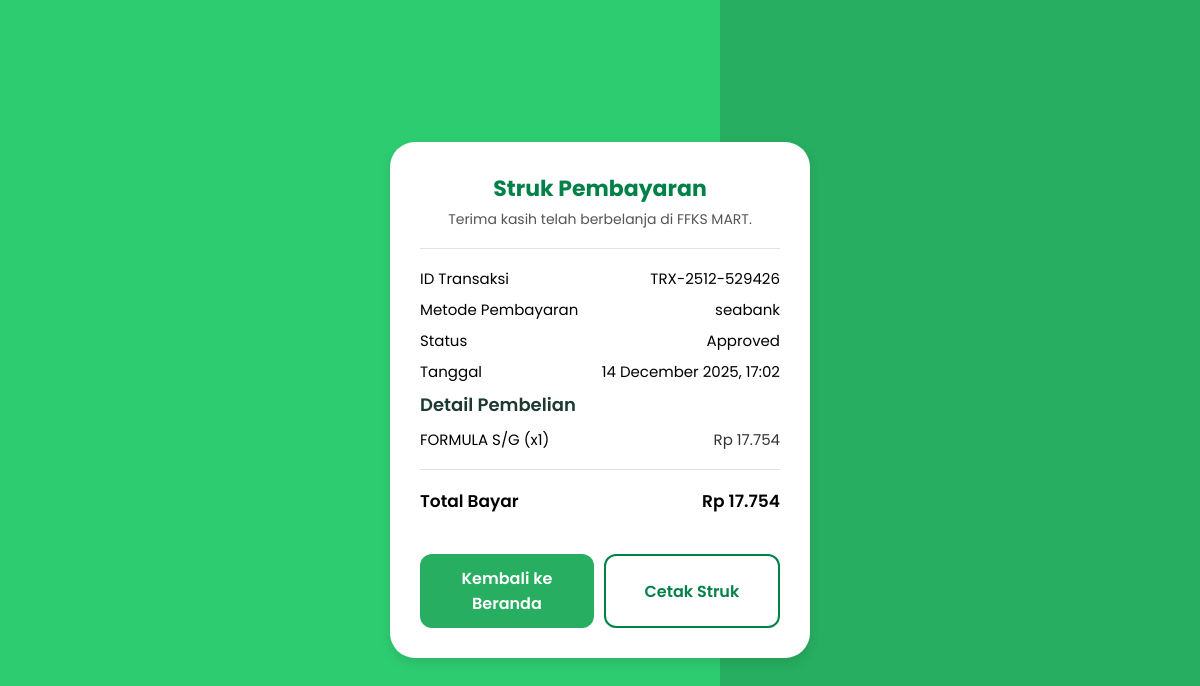
Screenshot of /struct.php?id=TRX-2512-529426 with the database file from the repository.
### tables this page shows
CREATE TABLE `transaksi` (
  `id_transaksi` varchar(20) NOT NULL,
  `id_member` varchar(10) DEFAULT NULL,
  `id_user` varchar(20) DEFAULT NULL,
  `id_admin` varchar(10) DEFAULT NULL,
  `id_metode` int(11) DEFAULT NULL,
  `tanggal_transaksi` datetime DEFAULT current_timestamp(),
  `total_belanja` decimal(10,2) DEFAULT 0.00,
  `total_diskon` decimal(10,2) DEFAULT 0.00,
  `total_bayar` decimal(10,2) DEFAULT 0.00,
  `status_pembayaran` enum('unpaid','pending','approved') NOT NULL DEFAULT 'unpaid'
);

CREATE TABLE `metode_pembayaran` (
  `id_metode` int(11) NOT NULL,
  `nama_metode` varchar(50) DEFAULT NULL
);

CREATE TABLE `detail_transaksi` (
  `id_detail` int(11) NOT NULL,
  `id_transaksi` varchar(20) DEFAULT NULL,
  `id_produk` varchar(10) DEFAULT NULL,
  `qty` int(11) DEFAULT NULL,
  `harga_satuan_saat_ini` decimal(10,2) DEFAULT NULL,
  `subtotal` decimal(10,2) DEFAULT NULL
);

CREATE TABLE `produk` (
  `id_produk` varchar(10) NOT NULL,
  `id_kategori` int(11) DEFAULT NULL,
  `nama_produk` varchar(100) DEFAULT NULL,
  `harga` decimal(10,2) DEFAULT NULL,
  `gambar` varchar(255) DEFAULT NULL,
  `diskon_persen` int(11) DEFAULT 0
);

### HTML/struct.php (the view, shortened to what this page needs)
<?php
include("../PHP/config.php");
$id = isset($_GET['id']) ? $_GET['id'] : "";
$trxQuery = mysqli_query($con, "
    SELECT t.*, m.nama_metode
    FROM transaksi t
    LEFT JOIN metode_pembayaran m ON t.id_metode = m.id_metode
    WHERE t.id_transaksi = '$id'
    LIMIT 1
");
$data = mysqli_fetch_assoc($trxQuery);
$detailQuery = mysqli_query($con, "
    SELECT d.*, p.nama_produk
    FROM detail_transaksi d
    LEFT JOIN produk p ON d.id_produk = p.id_produk
    WHERE d.id_transaksi = '$id'
");
$formattedTotal = number_format($data['total_bayar'], 0, ',', '.');
$formattedDate = date('d F Y, H:i', strtotime($data['tanggal_transaksi']));
?>
<!DOCTYPE html>
<html lang="id">
<head>
    <link rel="stylesheet" href="../CSS/struct.css" />
</head>
<body>
    <div class="receipt-card">
        <p class="receipt-title">Struk Pembayaran</p>
        <p class="receipt-sub">Terima kasih telah berbelanja di FFKS MART.</p>
        <div class="line"></div>
        <div class="info">
            <div class="row">
                <span>ID Transaksi</span>
                <span><?= $data['id_transaksi'] ?></span>
            </div>
            <div class="row">
                <span>Metode Pembayaran</span>
                <span><?= $data['nama_metode'] ?></span>
            </div>
            <div class="row">
                <span>Status</span>
                <span><?= ucfirst($data['status_pembayaran']) ?></span>
            </div>
            <div class="row">
                <span>Tanggal</span>
                <span><?= $formattedDate ?></span>
            </div>
        </div>
        <div class="section-title">Detail Pembelian</div>
        <div class="items">
            <?php while ($row = mysqli_fetch_assoc($detailQuery)) : ?>
                <div class="item">
                    <span><?= htmlspecialchars($row['nama_produk']) ?> (x<?= $row['qty'] ?>)</span>
                    <span>Rp <?= number_format($row['subtotal'], 0, ',', '.') ?></span>
                </div>
            <?php endwhile; ?>
        </div>
        <div class="line"></div>
        <div class="total">
            <span>Total Bayar</span>
            <span>Rp <?= $formattedTotal ?></span>
        </div>
        <div class="actions">
            <button class="back-btn" onclick="window.location.href='../HTML/index.php'">Kembali ke Beranda</button>
            <button class="back-btn alt" onclick="window.print()">Cetak Struk</button>
        </div>
    </div>
</body>
</html>

### CSS/struct.css (style rules this page uses)
* { margin: 0; padding: 0; box-sizing: border-box; font-family: "Poppins", sans-serif; }
:root { --main--color: #008148; --second--color: #1e3932; }
body { background: linear-gradient(90deg, #2ecc71 60%, #27ae60 40.1%); min-height: 100vh; display: flex; justify-content: center; align-items: center; padding: 25px; }
.receipt-card { width: 420px; background: #ffffff; padding: 30px; border-radius: 25px; box-shadow: 0 5px 12px rgba(0, 0, 0, 0.1); animation: fadeIn 0.35s ease; }
.receipt-title { text-align: center; font-size: 22px; font-weight: 700; color: var(--main--color); }
.receipt-sub { text-align: center; font-size: 14px; margin-top: 4px; color: #555; }
.line { width: 100%; height: 1px; background: #e2e2e2; margin: 18px 0; }
.info .row, .items .item, .total { display: flex; justify-content: space-between; margin-bottom: 8px; font-size: 15px; }
.section-title { font-size: 18px; margin-bottom: 10px; color: var(--second--color); font-weight: 600; }
.items .item span:last-child { opacity: 0.8; }
.total { font-size: 17px; font-weight: 600; margin-top: 10px; }
.actions { display: flex; gap: 10px; margin-top: 20px; }
.back-btn.alt { background: transparent; color: var(--main--color); border: 2px solid var(--main--color); }
.back-btn { width: 100%; margin-top: 20px; padding: 12px; border: none; background: #27ae60; color: white; border-radius: 12px; font-size: 16px; font-weight: 600; cursor: pointer; }

### rows the page displays
transaksi: id_transaksi "TRX-2512-529426", id_metode.nama_metode "seabank", status_pembayaran "Approved", tanggal_transaksi "14 December 2025, 17:02", total_bayar "17.754"
detail_transaksi: id_produk.nama_produk "FORMULA S/G", qty "1", subtotal "17.754"
